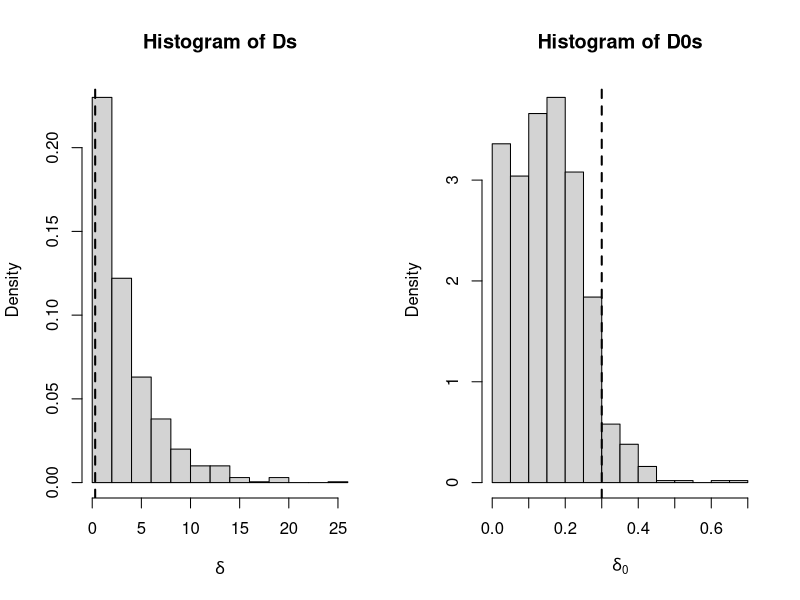

Write R code to recreate this figure.
### X1, ..., Xn ~ exponencial(lambda)

## Estimadores
delta <- function(samp) samp[1]
delta0 <- function(samp){
  s <- sum(samp)
  x1 <- samp[1]
  n <- length(samp)
  # est <- (n-1)/s * (1 - x1/s)^(n-2)
  est <- exp( ## versão numericamente estável
    log(n-1)-log(s) + (n-2)*log1p(- x1/s)
  )
  return(est)
}

## Simulando dados
Nsim <- 1000
N <- 20
lambda <- .3

amostras <- matrix(rexp(n = Nsim*N, rate = lambda),
                   ncol = N, nrow = Nsim)

### Aplicando os estimadores

Ds <- apply(amostras, 1, delta)
D0s <- apply(amostras, 1, delta0)

par(mfrow = c(1, 2))
hist(Ds, probability = TRUE,
     xlab = expression(delta))
abline(v = lambda, lwd = 2, lty = 2)

hist(D0s, probability = TRUE,
     xlab = expression(delta[0]))
abline(v = lambda, lwd = 2, lty = 2)

## EQM

mean((Ds-lambda)^2)
mean((D0s-lambda)^2)

mean(Ds)
mean(D0s)
